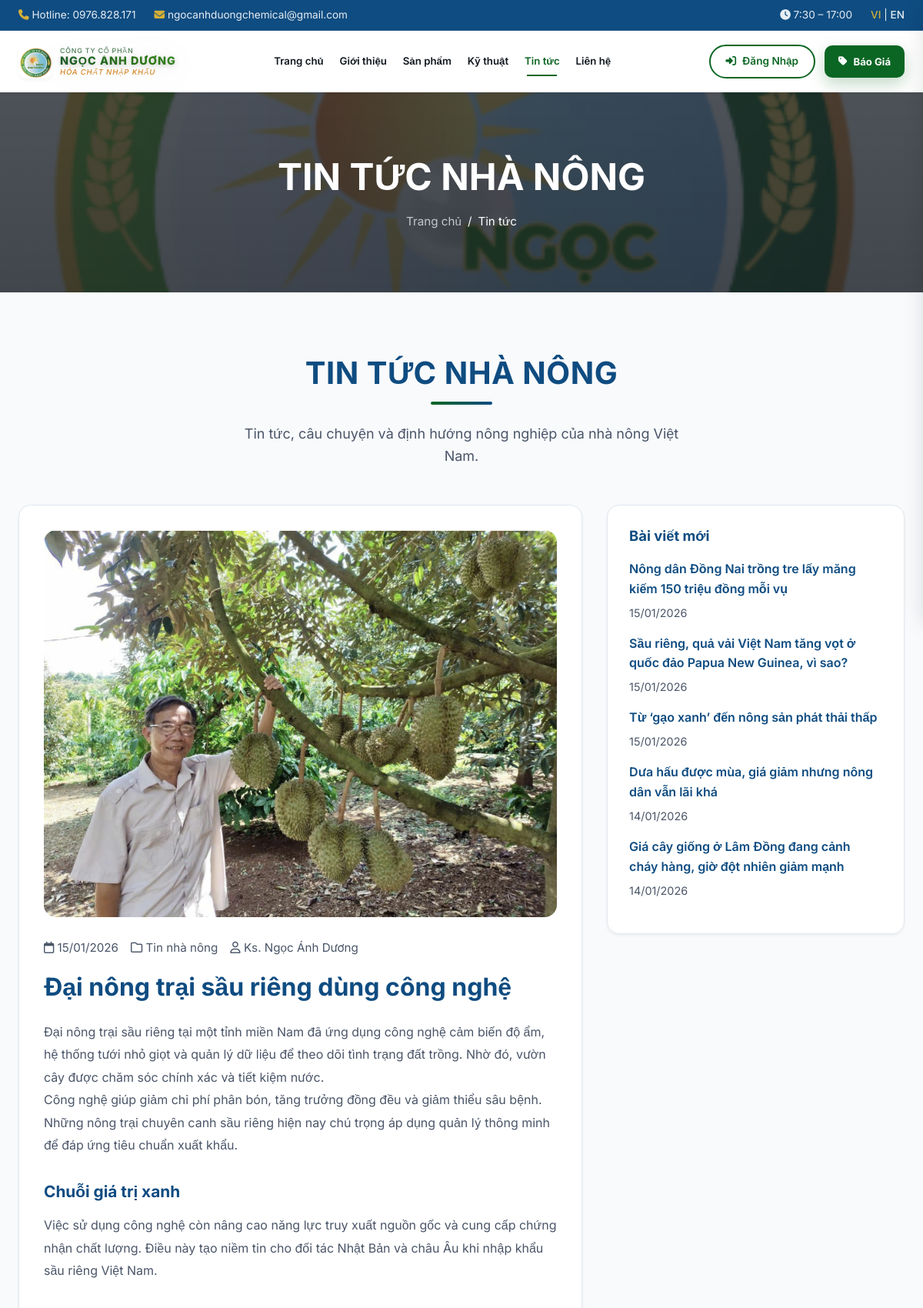
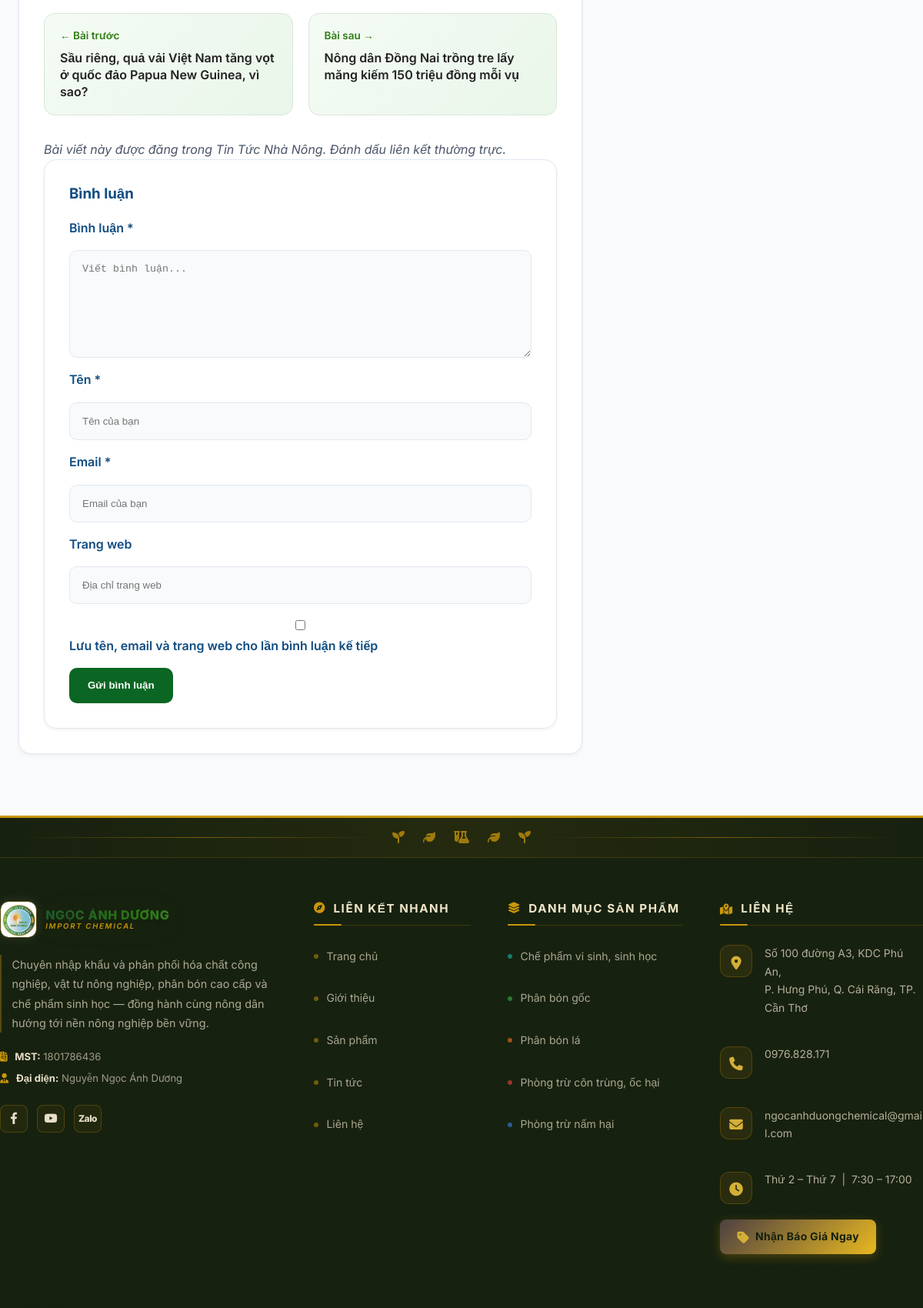
The app's page /frontend/news.php?section=news&article=dai-nong-trai-sau-rieng-cong-nghe (upper part) with its own data (2 pictures, top to bottom).
### tables this page shows
CREATE TABLE IF NOT EXISTS `news_articles` (
  `id` INT UNSIGNED NOT NULL AUTO_INCREMENT,
  `slug` VARCHAR(120) NOT NULL,
  `title` VARCHAR(255) NOT NULL,
  `section` VARCHAR(120) NOT NULL DEFAULT 'tech',
  `category` VARCHAR(150) DEFAULT NULL,
  `excerpt` TEXT DEFAULT NULL,
  `image` VARCHAR(255) DEFAULT NULL,
  `image_alt` VARCHAR(255) DEFAULT NULL,
  `content` LONGTEXT DEFAULT NULL,
  `published_at` DATETIME NOT NULL DEFAULT CURRENT_TIMESTAMP,
  `status` ENUM('draft','published') NOT NULL DEFAULT 'published',
  `created_at` DATETIME NOT NULL DEFAULT CURRENT_TIMESTAMP,
  `updated_at` DATETIME NOT NULL DEFAULT CURRENT_TIMESTAMP ON UPDATE CURRENT_TIMESTAMP,
  PRIMARY KEY (`id`),
  UNIQUE KEY `uq_news_articles_slug` (`slug`),
  KEY `idx_news_articles_section` (`section`),
  KEY `idx_news_articles_published_at` (`published_at`)
);

### backend/db.php (called while the page is built, shortened)
<?php
$DB_HOST = '127.0.0.1';
$DB_USER = 'root';
$DB_PASS = '';
$DB_NAME = 'ngoc_anh_duong';
$DB_CHARSET = 'utf8mb4';
$database = new mysqli($DB_HOST, $DB_USER, $DB_PASS, $DB_NAME);
$database->set_charset($DB_CHARSET);
function db_query(string $sql, ?string $types = null, ?array $params = null)
{
    global $database;
    $stmt = $database->prepare($sql);
    if ($types !== null && $params !== null) {
        $stmt->bind_param($types, ...$params);
    }
    if (!$stmt->execute()) {
        trigger_error('Database execute failed: ' . $stmt->error, E_USER_ERROR);
        return false;
    }
    $result = $stmt->get_result();
    return $result;
}
?>

### frontend/news.php (the view, shortened to what this page needs)
<?php
$section = 'news';
include 'includes/head.php';
include 'includes/header.php';
require_once __DIR__ . '/../backend/db.php';
$article_slug = trim($_GET['article'] ?? '');
$selected_article = null;
$prev_article = null;
$next_article = null;
if ($article_slug !== '') {
    $articleResult = db_query(
        'SELECT *, DATE_FORMAT(published_at, "%d/%m/%Y") AS date, image_alt AS alt
         FROM news_articles
         WHERE slug = ? AND section = ? AND status = ?',
        'sss',
        [$article_slug, $section, 'published']
    );
    if ($articleResult instanceof mysqli_result) {
        $selected_article = $articleResult->fetch_assoc();
    }
    if ($selected_article) {
        $prevResult = db_query(
            'SELECT slug, title FROM news_articles
             WHERE section = ? AND status = ? AND published_at < ?
             ORDER BY published_at DESC LIMIT 1',
            'sss',
            [$section, 'published', $selected_article['published_at']]
        );
        if ($prevResult instanceof mysqli_result) {
            $prev_article = $prevResult->fetch_assoc();
        }
        $nextResult = db_query(
            'SELECT slug, title FROM news_articles
             WHERE section = ? AND status = ? AND published_at > ?
             ORDER BY published_at ASC LIMIT 1',
            'sss',
            [$section, 'published', $selected_article['published_at']]
        );
        if ($nextResult instanceof mysqli_result) {
            $next_article = $nextResult->fetch_assoc();
        }
    }
}
$visible_articles = [];
$per_page = 3;
$current_page = max(1, intval($_GET['page'] ?? 1));
if (!$selected_article) {
    $countResult = db_query('SELECT COUNT(*) AS total FROM news_articles WHERE section = ? AND status = ?', 'ss', [$section, 'published']);
    $totalNews = 0;
    if ($countResult instanceof mysqli_result) {
        $countRow = $countResult->fetch_assoc();
        $totalNews = isset($countRow['total']) ? intval($countRow['total']) : 0;
    }
    $total_pages = max(1, ceil($totalNews / $per_page));
    if ($current_page > $total_pages) {
        $current_page = $total_pages;
    }
    $offset = ($current_page - 1) * $per_page;
    $listResult = db_query('SELECT *, DATE_FORMAT(published_at, "%d/%m/%Y") AS date, image_alt AS alt FROM news_articles WHERE section = ? AND status = ? ORDER BY published_at DESC LIMIT ? OFFSET ?', 'ssii', [$section, 'published', $per_page, $offset]);
    if ($listResult instanceof mysqli_result) {
        while ($row = $listResult->fetch_assoc()) {
            $visible_articles[] = $row;
        }
    }
} else {
    $sidebarResult = db_query('SELECT slug, title, DATE_FORMAT(published_at, "%d/%m/%Y") AS date FROM news_articles WHERE section = ? AND status = ? ORDER BY published_at DESC', 'ss', [$section, 'published']);
    if ($sidebarResult instanceof mysqli_result) {
        while ($row = $sidebarResult->fetch_assoc()) {
            $visible_articles[] = $row;
        }
    }
}
?>
<section class="about-hero" style="background: linear-gradient(rgba(18, 24, 32, 0.75), rgba(18, 24, 32, 0.8)), url('images/hero-bg.jpg') center/cover;">
    <div class="container">
        <h1><?php echo $section === 'tech' ? 'Kỹ Thuật Trồng Cây' : 'Tin Tức Nhà Nông'; ?></h1>
        <div class="breadcrumbs">
            <a href="index.php">Trang chủ</a>
            <span>/</span>
            <span><?php echo $section === 'tech' ? 'Kỹ thuật trồng cây' : 'Tin tức'; ?></span>
        </div>
    </div>
</section>
<section class="section">
    <div class="container">
        <div class="text-center">
            <h2 class="section-title"><?php echo $section === 'tech' ? 'Kỹ Thuật Trồng Cây' : 'Tin Tức Nhà Nông'; ?></h2>
            <p class="section-subtitle"><?php echo $section === 'tech' ? 'Chia sẻ kỹ thuật trồng trọt và chăm sóc cây trồng phù hợp từng mùa vụ.' : 'Tin tức, câu chuyện và định hướng nông nghiệp của nhà nông Việt Nam.'; ?></p>
        </div>
        <?php if ($selected_article): ?>
            <div class="news-detail">
                <article class="news-article">
                    <div class="news-detail-img">
                        <img src="<?php echo htmlspecialchars($selected_article['image']); ?>" alt="<?php echo htmlspecialchars($selected_article['alt']); ?>">
                    </div>
                    <div class="news-article-meta">
                        <span><i class="fa-regular fa-calendar"></i> <?php echo htmlspecialchars($selected_article['date']); ?></span>
                        <span><i class="fa-regular fa-folder"></i> <?php echo htmlspecialchars($selected_article['category']); ?></span>
                        <span><i class="fa-regular fa-user"></i> Ks. Ngọc Ánh Dương</span>
                    </div>
                    <h2 class="news-detail-title"><?php echo htmlspecialchars($selected_article['title']); ?></h2>
                    <div class="news-article-content">
                        <?php echo $selected_article['content']; ?>
                    </div>
<div class="post-navigation">
    <?php if ($prev_article): ?>
        <a class="nav-prev" href="?section=<?php echo urlencode($section); ?>&article=<?php echo urlencode($prev_article['slug']); ?>">
            <div class="nav-label">← Bài trước</div>
            <div class="nav-title">
                <?php echo htmlspecialchars($prev_article['title']); ?>
            </div>
        </a>
    <?php else: ?>
        <div></div>
    <?php endif; ?>
    <?php if ($next_article): ?>
        <a class="nav-next" href="?section=<?php echo urlencode($section); ?>&article=<?php echo urlencode($next_article['slug']); ?>">
            <div class="nav-label">Bài sau →</div>
            <div class="nav-title">
                <?php echo htmlspecialchars($next_article['title']); ?>
            </div>
        </a>
    <?php else: ?>
        <div></div>
    <?php endif; ?>
</div>
                    <div class="news-article-tag">
                        Bài viết này được đăng trong <a href="?section=<?php echo urlencode($section); ?>"><?php echo $section === 'tech' ? 'Kỹ thuật trồng trọt' : 'Tin Tức Nhà Nông'; ?></a>. Đánh dấu liên kết thường trực.
                    </div>
                    <div class="comment-section">
                        <h3>Bình luận</h3>
                        <form class="comment-form" action="#" method="post">
                            <label for="comment">Bình luận *</label>
                            <textarea id="comment" name="comment" placeholder="Viết bình luận..." required></textarea>
                            <label for="name">Tên *</label>
                            <input id="name" type="text" name="name" placeholder="Tên của bạn" required>
                            <label for="email">Email *</label>
                            <input id="email" type="email" name="email" placeholder="Email của bạn" required>
                            <label for="website">Trang web</label>
                            <input id="website" type="url" name="website" placeholder="Địa chỉ trang web">
                            <div>
                                <input id="save-info" type="checkbox" name="save_info">
                                <label for="save-info">Lưu tên, email và trang web cho lần bình luận kế tiếp</label>
                            </div>
                            <button type="submit">Gửi bình luận</button>
                        </form>
                    </div>
                </article>
                <aside class="news-sidebar">
                    <div class="sidebar-widget">
                        <h3>Bài viết mới</h3>
                        <ul class="related-posts">
                            <?php foreach ($visible_articles as $article): ?>
                                <?php if ($article['slug'] !== $selected_article['slug']): ?>
                                    <li>
                                        <a href="?section=<?php echo urlencode($section); ?>&article=<?php echo urlencode($article['slug']); ?>"><?php echo htmlspecialchars($article['title']); ?></a>
                                        <span><?php echo htmlspecialchars($article['date']); ?></span>
                                    </li>
                                <?php endif; ?>
                            <?php endforeach; ?>
                        </ul>
                    </div>
                </aside>
            </div>
        <?php endif; ?>
    </div>
</section>
<?php
include 'includes/footer.php';
?>

### frontend/css/categories.css (style rules this page uses)
:root { --category-card-bg: #ffffff; --category-card-border: rgba(20, 20, 35, 0.06); --category-card-gradient: linear-gradient(180deg, rgba(255,255,255,0.95), rgba(246,248,253,0.98)); }

### frontend/css/chatbot.css (style rules this page uses)
:root { --ai-primary: #0b6623; --ai-primary-hover: #084d1a; --ai-primary-soft: rgba(11, 102, 35, 0.08); --ai-secondary: #0f4c81; --ai-secondary-hover: #0a355c; --ai-secondary-soft: rgba(15, 76, 129, 0.08); --ai-dark: #1e293b; --ai-light: #f8fafc; --ai-white: #ffffff; --ai-border: rgba(15, 76, 129, 0.08); --ai-shadow-sm: 0 4px 12px rgba(0, 0, 0, 0.05); --ai-shadow-md: 0 12px 32px rgba(15, 76, 129, 0.12); --ai-shadow-lg: 0 20px 48px rgba(15, 76, 129, 0.2); --ai-gradient-header: linear-gradient(135deg, #0b6623 0%, #0c5980 50%, #0f4c81 100%); --ai-gradient-user: linear-gradient(135deg, #0f4c81 0%, #0c3e6b 100%); --ai-font: 'Inter', system-ui, -apple-system, sans-serif; }

### records on screen
news_articles: image (picture), category "Tin nhà nông", title "Đại nông trại sầu riêng dùng công nghệ", content "Đại nông trại sầu riêng tại một tỉnh miền Nam đã ứng dụng công nghệ cảm biến độ ẩm, hệ thống tưới nhỏ giọt và quản lý dữ liệu để theo dõi tình trạng đất trồng. Nhờ đó, vườn cây được chăm sóc chính xác và tiết kiệm nước. Công nghệ giúp giảm chi phí phân bón, tăng trưởng đồng đều và giảm thiểu sâu bệnh. Những nông trại chuyên canh sầu riêng hiện nay chú trọng áp dụng quản lý thông minh để đáp ứng tiêu chuẩn xuất khẩu. Chuỗi giá trị xanh Việc sử dụng công nghệ còn nâng cao năng lực truy xuất nguồn gốc và cung cấp chứng nhận chất lượng. Điều này tạo niềm tin cho đối tác Nhật Bản và châu Âu khi nhập khẩu sầu riêng Việt Nam."
news_articles: title "Sầu riêng, quả vải Việt Nam tăng vọt ở quốc đảo Papua New Guinea, vì sao?", date "15/01/2026"
news_articles: title "Nông dân Đồng Nai trồng tre lấy măng kiếm 150 triệu đồng mỗi vụ", date "15/01/2026"
news_articles: title "Từ ‘gạo xanh’ đến nông sản phát thải thấp", date "15/01/2026"
news_articles: title "Dưa hấu được mùa, giá giảm nhưng nông dân vẫn lãi khá", date "14/01/2026"
news_articles: title "Giá cây giống ở Lâm Đồng đang cảnh cháy hàng, giờ đột nhiên giảm mạnh", date "14/01/2026"

### other values on screen
$item['label'] "Trang chủ"
$item['label'] "Giới thiệu"
$item['label'] "Sản phẩm"
$item['label'] "Kỹ thuật"
$item['label'] "Tin tức"
$item['label'] "Liên hệ"
$selected_article['date'] "15/01/2026"
